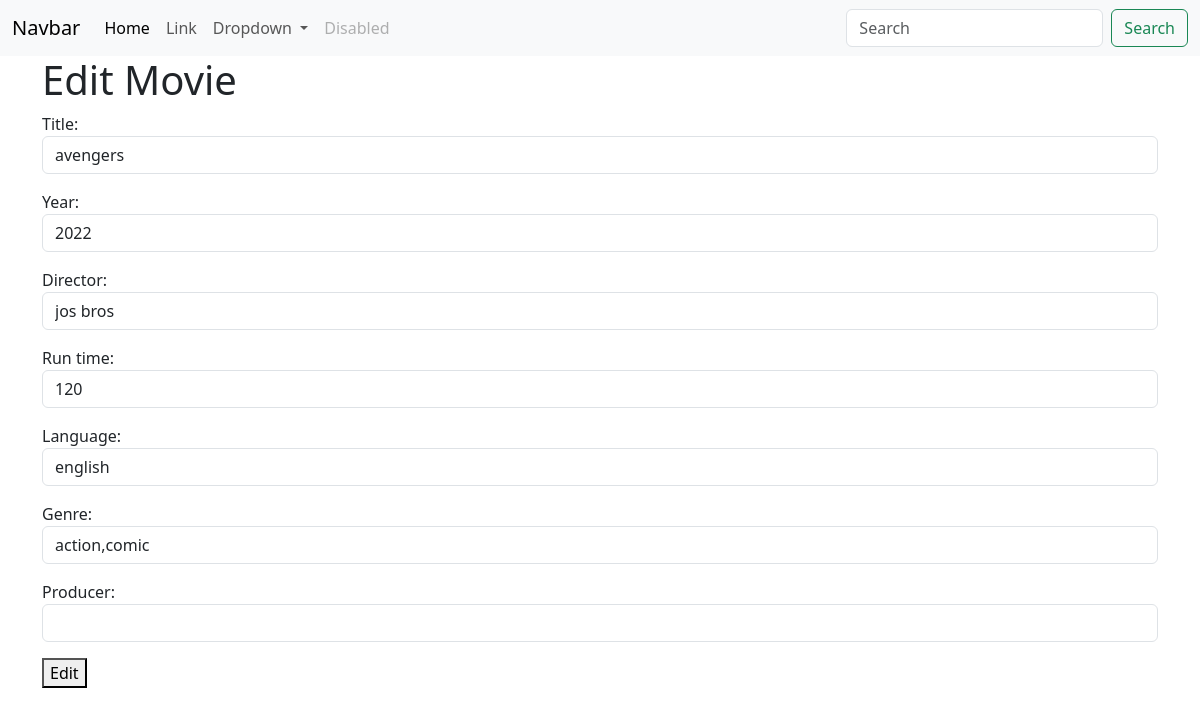
Screenshot of /movies/7/change/ with the database file from the repository.
### myapp/models.py (models this page shows, shortened)
class Movies(models.Model):
    title=models.CharField(max_length=200)
    year=models.CharField(max_length=200)
    director=models.CharField(max_length=200)
    run_time=models.PositiveIntegerField()
    language=models.CharField(max_length=200)
    genre=models.CharField(max_length=200)
    producer=models.CharField(max_length=200,null=True)

### myapp/views.py (the view, shortened to what this page needs)
# urls.py: path("movies/<int:pk>/change/",views.MovieUpdateView.as_view(),name="movie-update"),
class MovieUpdateView(View):
    def get(self,request,*args,**kwargs):
        id=kwargs.get("pk")
        movie_object=Movies.objects.get(id=id)
        form_instance=MovieModelForm(instance=movie_object)
        return render(request,"movie_edit.html",{"form":form_instance})

### myapp/forms.py
class MovieModelForm(forms.ModelForm):
    class Meta:
        model=Movies
        exclude=("id",)
        widgets={
            "title":forms.TextInput(attrs={"class":"form-control "}),
            "year":forms.TextInput(attrs={"class":"form-control "}),
            "director":forms.TextInput(attrs={"class":"form-control "}),
            "run_time":forms.NumberInput(attrs={"class":"form-control "}),
            "language":forms.TextInput(attrs={"class":"form-control "}),
            "genre":forms.TextInput(attrs={"class":"form-control "}),
            "producer":forms.TextInput(attrs={"class":"form-control"}),
        }

### myapp/templates/movie_edit.html (shortened to what this page needs)
{%extends 'base.html'%}
{%block main_block%}
<div class="container">
    <form action="" method="post">
        <h1>Edit Movie</h1>
        {{form.as_p}}
        <button type="submit">Edit</button>
    </form>
</div>
{%endblock%}

### rows the page displays
Movies: title "avengers", year "2022", director "jos bros", run_time "120", language "english", genre "action,comic"
